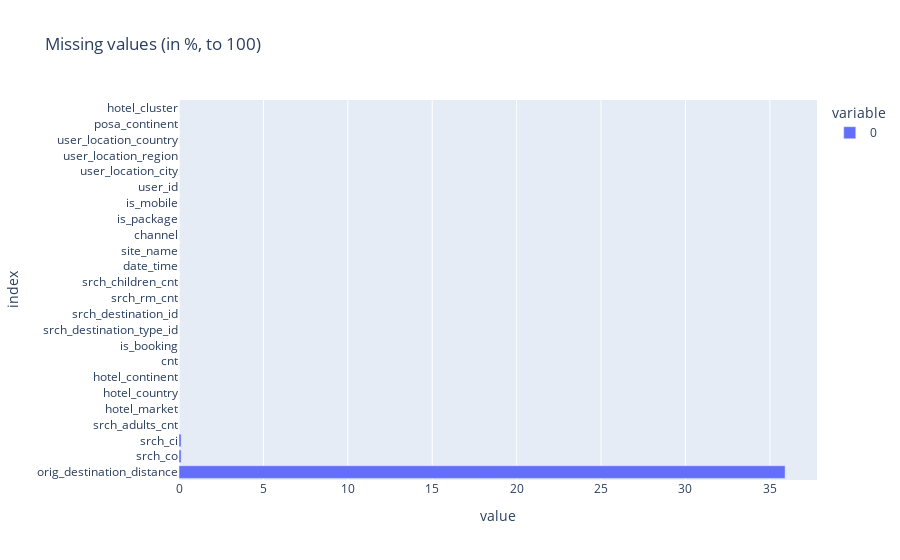

Here is the notebook cell this chart was saved with:
### Code cell
from pandas import Series
from plotly.express import bar


nulls = Series(df.null_count().row(0), index=df.columns)
bar((nulls.sort_values(ascending=False) * 100) / len(df), title='Missing values (in %, to 100)', orientation='h', labels={
    'x': 'Missing values (to 100%)',
    'y': 'Column'
})

### Figure 1 — Plotly figure (JSON) as saved in the notebook; plotly's stock layout.template omitted (floating-point values rounded to 4 significant figures)
{"data": [{"alignmentgroup": "True", "hovertemplate": "variable=0<br>value=%{x}<br>index=%{y}<extra></extra>", "legendgroup": "0", "marker": {"color": "#636efa", "pattern": {"shape": ""}}, "name": "0", "offsetgroup": "0", "orientation": "h", "showlegend": true, "textposition": "auto", "type": "bar", "x": [35.9, 0.125, 0.125, 0, 0, 0, 0, 0, 0, 0, 0, 0, 0, 0, 0, 0, 0, 0, 0, 0, 0, 0, 0, 0], "xaxis": "x", "y": ["orig_destination_distance", "srch_co", "srch_ci", "srch_adults_cnt", "hotel_market", "hotel_country", "hotel_continent", "cnt", "is_booking", "srch_destination_type_id", "srch_destination_id", "srch_rm_cnt", "srch_children_cnt", "date_time", "site_name", "channel", "is_package", "is_mobile", "user_id", "user_location_city", "user_location_region", "user_location_country", "posa_continent", "hotel_cluster"], "yaxis": "y"}], "layout": {"barmode": "relative", "legend": {"title": {"text": "variable"}, "tracegroupgap": 0}, "title": {"text": "Missing values (in %, to 100)"}, "xaxis": {"anchor": "y", "domain": [0, 1], "title": {"text": "value"}}, "yaxis": {"anchor": "x", "domain": [0, 1], "title": {"text": "index"}}}}
